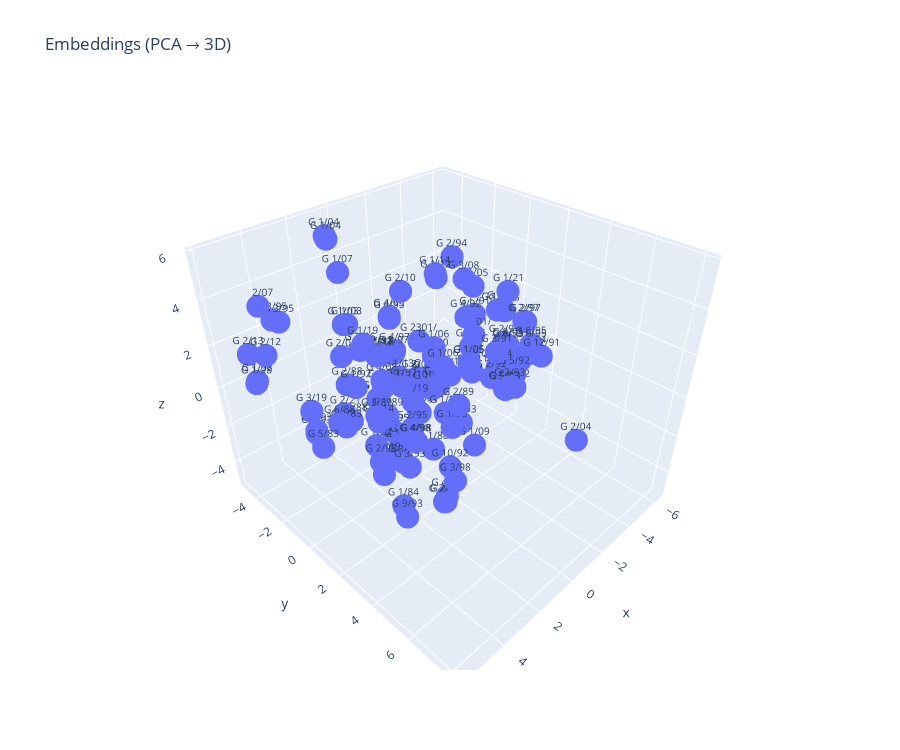
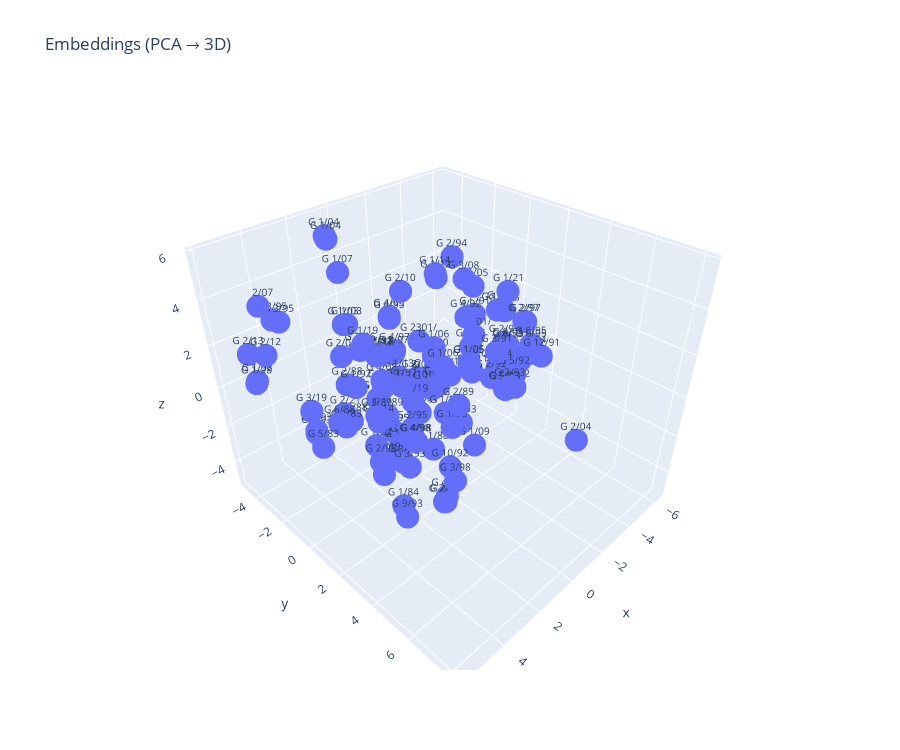

Here is the notebook cell these charts were saved with, in order:
### Code cell
import numpy as np, pandas as pd
from sklearn.decomposition import PCA
import plotly.express as px, plotly.graph_objects as go
import plotly.io as pio
from IPython.display import display

pio.renderers.default = "plotly_mimetype"   # oder "notebook_connected"

vs = vector_store_loaded

# Daten holen (ohne 'ids' in include!)
n = vs._collection.count()
data = vs._collection.get(include=["embeddings","documents","metadatas"], limit=n)

embeddings = np.asarray(data["embeddings"], dtype=float)
ids   = data.get("ids") or [str(i) for i in range(len(embeddings))]
docs  = data.get("documents") or [""] * len(embeddings)
metas = data.get("metadatas") or [{}] * len(embeddings)

# Robustheit
mask = np.isfinite(embeddings).all(axis=1)
embeddings = embeddings[mask]
ids   = [i for i, m in zip(ids, mask) if m]
docs  = [d for d, m in zip(docs, mask) if m]
metas = [m for m, msk in zip(metas, mask) if msk]

# PCA → 3D
pca = PCA(n_components=3, random_state=42)
reduced = pca.fit_transform(embeddings)

df = pd.DataFrame(metas)
df.insert(0, "id", ids)
# Volltext-Snippet (für Hover)
df["text"] = [(d or "").replace("\n"," ")[:200] for d in docs]
# NEU: Label (erste 7 Zeichen der Docs, bereinigt)
df["label7"] = [((d or "").replace("\n"," ").strip())[:7] or "…" for d in docs]

df["x"], df["y"], df["z"] = reduced[:,0], reduced[:,1], reduced[:,2]

color_by = "source" if "source" in df.columns else None

fig = px.scatter_3d(
    df, x="x", y="y", z="z",
    color=color_by,
    hover_data=["id","text"] + ([color_by] if color_by else []),
    height=750,
    title="Embeddings (PCA → 3D)"
)

# Labels nur für wenige Punkte (z. B. die ersten 40)
#label_n = min(40, len(df))
lab = df
fig.add_trace(go.Scatter3d(
    x=lab["x"], y=lab["y"], z=lab["z"],
    mode="text",                 # "markers+text" für Punkte + Text
    text=lab["label7"],          # <- hier kommen die 7-Zeichen-Labels hin
    showlegend=False,
    textfont=dict(size=10)
))

# Anzeige erzwingen
display(fig)
fig.show()

# Fallback: als HTML speichern (öffnet Browser)
fig.write_html("embedding_plot_3d.html", include_plotlyjs="inline", auto_open=True)

print("Punkte:", len(df), "Embeddings-Shape:", embeddings.shape)

### Figure 1 — Plotly figure (JSON) as saved in the notebook; plotly's stock layout.template omitted (floating-point values rounded to 4 significant figures; data arrays with more than 128 entries replaced by an {"elided": "..."} marker saying what was removed)
{"data": [{"customdata": {"elided": "240x2 str values"}, "hovertemplate": "x=%{x}<br>y=%{y}<br>z=%{z}<br>id=%{customdata[0]}<br>text=%{customdata[1]}<extra></extra>", "legendgroup": "", "marker": {"color": "#636efa", "symbol": "circle"}, "mode": "markers", "name": "", "scene": "scene", "showlegend": false, "type": "scatter3d", "x": {"elided": "240 float values"}, "y": {"elided": "240 float values"}, "z": {"elided": "240 float values"}}, {"mode": "text", "showlegend": false, "text": {"elided": "240 str values"}, "textfont": {"size": 10}, "type": "scatter3d", "x": {"elided": "240 float values"}, "y": {"elided": "240 float values"}, "z": {"elided": "240 float values"}}], "layout": {"height": 750, "legend": {"tracegroupgap": 0}, "scene": {"domain": {"x": [0, 1], "y": [0, 1]}, "xaxis": {"title": {"text": "x"}}, "yaxis": {"title": {"text": "y"}}, "zaxis": {"title": {"text": "z"}}}, "title": {"text": "Embeddings (PCA → 3D)"}}}

### Figure 2 — Plotly figure (JSON) as saved in the notebook; plotly's stock layout.template omitted (floating-point values rounded to 4 significant figures; data arrays with more than 128 entries replaced by an {"elided": "..."} marker saying what was removed)
{"data": [{"customdata": {"elided": "240x2 str values"}, "hovertemplate": "x=%{x}<br>y=%{y}<br>z=%{z}<br>id=%{customdata[0]}<br>text=%{customdata[1]}<extra></extra>", "legendgroup": "", "marker": {"color": "#636efa", "symbol": "circle"}, "mode": "markers", "name": "", "scene": "scene", "showlegend": false, "type": "scatter3d", "x": {"elided": "240 float values"}, "y": {"elided": "240 float values"}, "z": {"elided": "240 float values"}}, {"mode": "text", "showlegend": false, "text": {"elided": "240 str values"}, "textfont": {"size": 10}, "type": "scatter3d", "x": {"elided": "240 float values"}, "y": {"elided": "240 float values"}, "z": {"elided": "240 float values"}}], "layout": {"height": 750, "legend": {"tracegroupgap": 0}, "scene": {"domain": {"x": [0, 1], "y": [0, 1]}, "xaxis": {"title": {"text": "x"}}, "yaxis": {"title": {"text": "y"}}, "zaxis": {"title": {"text": "z"}}}, "title": {"text": "Embeddings (PCA → 3D)"}}}
